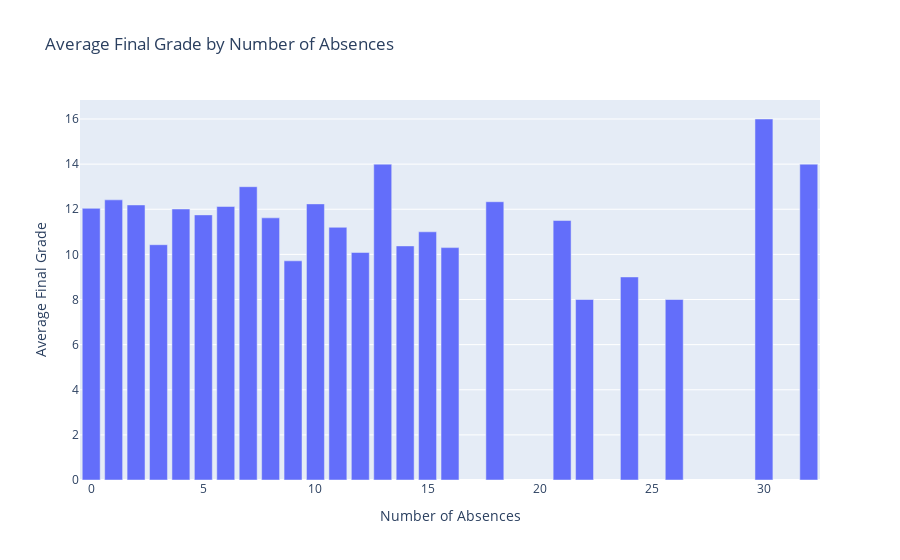

Notebook cell for this chart:
### Markdown cell above
This is a scatter plot that compares the students overall GPA to the amount of time they studied. It does not show a direct correlation of one truly effecting the other.

### Code cell
newDF_2 = DF_2.groupby('absences')['G3'].mean().reset_index()



fig = px.bar(newDF_2,
             x='absences',
             y='G3',
             title='Average Final Grade by Number of Absences',
             labels={'G3': 'Average Final Grade', 'absences': 'Number of Absences'})

fig

### Figure 1 — Plotly figure (JSON) as saved in the notebook; plotly's stock layout.template omitted (floating-point values rounded to 4 significant figures)
{"data": [{"hovertemplate": "Number of Absences=%{x}<br>Average Final Grade=%{y}<extra></extra>", "legendgroup": "", "marker": {"color": "#636efa", "pattern": {"shape": ""}}, "name": "", "orientation": "v", "showlegend": false, "textposition": "auto", "type": "bar", "x": [0, 1, 2, 3, 4, 5, 6, 7, 8, 9, 10, 11, 12, 13, 14, 15, 16, 18, 21, 22, 24, 26, 30, 32], "xaxis": "x", "y": [12.04, 12.42, 12.19, 10.43, 12.01, 11.75, 12.12, 13.0, 11.62, 9.714, 12.24, 11.2, 10.08, 14.0, 10.38, 11.0, 10.3, 12.33, 11.5, 8.0, 9.0, 8.0, 16.0, 14.0], "yaxis": "y"}], "layout": {"barmode": "relative", "legend": {"tracegroupgap": 0}, "title": {"text": "Average Final Grade by Number of Absences"}, "xaxis": {"anchor": "y", "domain": [0, 1], "title": {"text": "Number of Absences"}}, "yaxis": {"anchor": "x", "domain": [0, 1], "title": {"text": "Average Final Grade"}}}}
